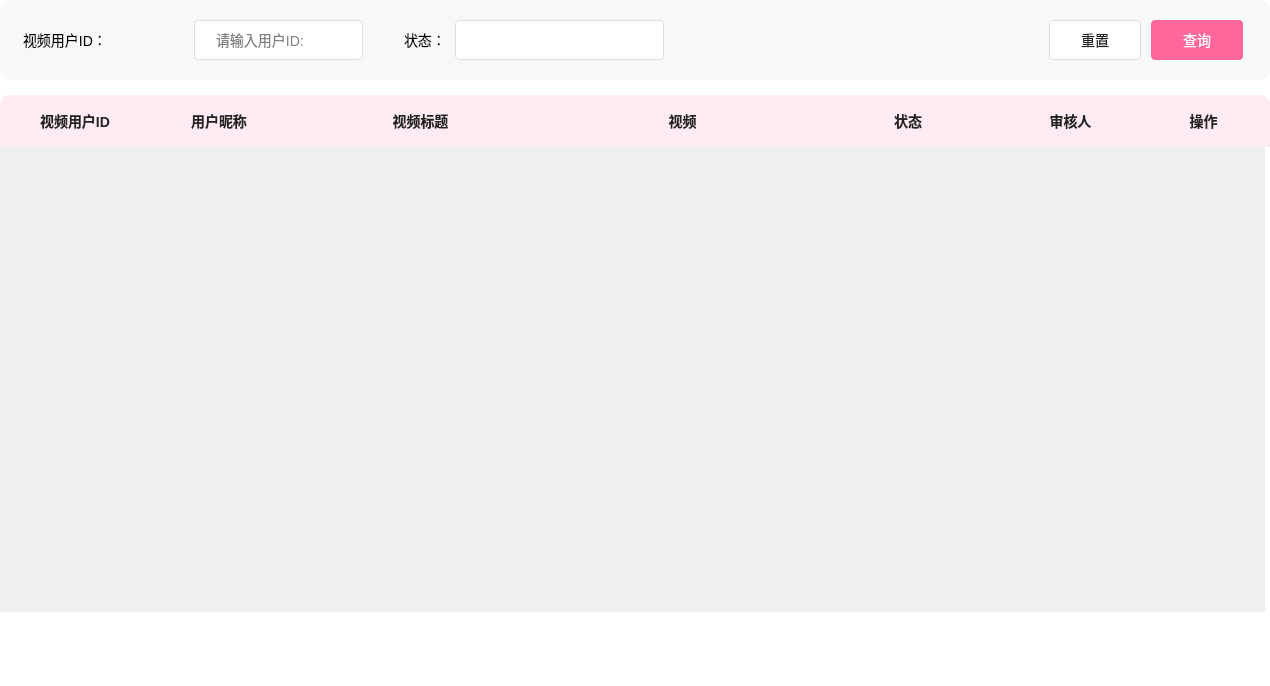
<?xml version="1.0" encoding="UTF-8"?>
<ui version="4.0">
 <class>CheckTable</class>
 <widget class="QWidget" name="CheckTable">
  <property name="geometry">
   <rect>
    <x>0</x>
    <y>0</y>
    <width>1270</width>
    <height>686</height>
   </rect>
  </property>
  <property name="windowTitle">
   <string>Form</string>
  </property>
  <layout class="QVBoxLayout" name="verticalLayout">
   <property name="spacing">
    <number>0</number>
   </property>
   <property name="leftMargin">
    <number>0</number>
   </property>
   <property name="topMargin">
    <number>0</number>
   </property>
   <property name="rightMargin">
    <number>0</number>
   </property>
   <property name="bottomMargin">
    <number>0</number>
   </property>
   <item>
    <widget class="QWidget" name="checkTableBg" native="true">
     <property name="styleSheet">
      <string notr="true">#checkTableBg{ background-color:#FFFFFF; }
*{ font-size : 14px; font-family : 微软雅⿊; }</string>
     </property>
     <layout class="QVBoxLayout" name="verticalLayout_2">
      <property name="spacing">
       <number>0</number>
      </property>
      <property name="leftMargin">
       <number>0</number>
      </property>
      <property name="topMargin">
       <number>0</number>
      </property>
      <property name="rightMargin">
       <number>0</number>
      </property>
      <property name="bottomMargin">
       <number>0</number>
      </property>
      <item>
       <widget class="QWidget" name="inputBtnArea" native="true">
        <property name="minimumSize">
         <size>
          <width>0</width>
          <height>80</height>
         </size>
        </property>
        <property name="maximumSize">
         <size>
          <width>16777215</width>
          <height>80</height>
         </size>
        </property>
        <property name="styleSheet">
         <string notr="true">#inputBtnArea{ background-color: #F7F8FA; border-radius: 10px; }</string>
        </property>
        <layout class="QHBoxLayout" name="horizontalLayout">
         <property name="spacing">
          <number>41</number>
         </property>
         <property name="leftMargin">
          <number>23</number>
         </property>
         <property name="topMargin">
          <number>0</number>
         </property>
         <property name="rightMargin">
          <number>27</number>
         </property>
         <property name="bottomMargin">
          <number>0</number>
         </property>
         <item>
          <widget class="QWidget" name="videoUserIdBox" native="true">
           <property name="minimumSize">
            <size>
             <width>340</width>
             <height>0</height>
            </size>
           </property>
           <property name="maximumSize">
            <size>
             <width>340</width>
             <height>16777215</height>
            </size>
           </property>
           <layout class="QHBoxLayout" name="horizontalLayout_2">
            <property name="spacing">
             <number>6</number>
            </property>
            <property name="leftMargin">
             <number>0</number>
            </property>
            <property name="topMargin">
             <number>0</number>
            </property>
            <property name="rightMargin">
             <number>0</number>
            </property>
            <property name="bottomMargin">
             <number>0</number>
            </property>
            <item>
             <widget class="QLabel" name="idLabel">
              <property name="minimumSize">
               <size>
                <width>165</width>
                <height>0</height>
               </size>
              </property>
              <property name="maximumSize">
               <size>
                <width>165</width>
                <height>16777215</height>
               </size>
              </property>
              <property name="text">
               <string>视频用户ID：</string>
              </property>
             </widget>
            </item>
            <item>
             <widget class="QLineEdit" name="userIdEdit">
              <property name="minimumSize">
               <size>
                <width>0</width>
                <height>40</height>
               </size>
              </property>
              <property name="maximumSize">
               <size>
                <width>16777215</width>
                <height>40</height>
               </size>
              </property>
              <property name="styleSheet">
               <string notr="true">#userIdEdit{ 
	background-color : #FFFFFF; 
	border-radius : 4px; 
	border: 1px solid #DCDEE0; 
	padding-left : 19px; 
}</string>
              </property>
              <property name="placeholderText">
               <string>请输入用户ID:</string>
              </property>
             </widget>
            </item>
           </layout>
          </widget>
         </item>
         <item>
          <widget class="QWidget" name="videoStatusBox" native="true">
           <property name="minimumSize">
            <size>
             <width>260</width>
             <height>0</height>
            </size>
           </property>
           <property name="maximumSize">
            <size>
             <width>260</width>
             <height>16777215</height>
            </size>
           </property>
           <layout class="QHBoxLayout" name="horizontalLayout_3">
            <property name="spacing">
             <number>7</number>
            </property>
            <property name="leftMargin">
             <number>0</number>
            </property>
            <property name="topMargin">
             <number>0</number>
            </property>
            <property name="rightMargin">
             <number>0</number>
            </property>
            <property name="bottomMargin">
             <number>0</number>
            </property>
            <item>
             <widget class="QLabel" name="status">
              <property name="minimumSize">
               <size>
                <width>44</width>
                <height>0</height>
               </size>
              </property>
              <property name="maximumSize">
               <size>
                <width>44</width>
                <height>16777215</height>
               </size>
              </property>
              <property name="text">
               <string>状态：</string>
              </property>
             </widget>
            </item>
            <item>
             <widget class="QComboBox" name="videoStatus">
              <property name="minimumSize">
               <size>
                <width>0</width>
                <height>40</height>
               </size>
              </property>
              <property name="maximumSize">
               <size>
                <width>16777215</width>
                <height>40</height>
               </size>
              </property>
              <property name="styleSheet">
               <string notr="true">#videoStatus { 
	background-color: #FFFFFF; 
	border: 1px solid #DCDEE0; 
	border-radius: 4px; 
	font-size: 14px; 
	line-height: 40px; 
	color: #222222; 
	padding-left: 16px; 
}
#videoStatus::drop-down { border: none; width: 33px; }
#videoStatus::down-arrow { 
	width: 15px; 
	background-color: transparent; 
	image: url(:/images/admin/triangle.png); 
}
#videoStatus QAbstractItemView { /* 去掉⿏标悬停在每个 item 上的虚线框 */ 
	outline: 0px; 
}
#videoStatus QAbstractItemView::item { 
	color: #222222; 
	padding-left:16px; 
	background-color: #fff; 
	height: 30px; 
}
#videoStatus QAbstractItemView::item:selected { 
	background-color: #409CE1; 
	color: #FFFFFF; 
}

</string>
              </property>
             </widget>
            </item>
           </layout>
          </widget>
         </item>
         <item>
          <spacer name="horizontalSpacer">
           <property name="orientation">
            <enum>Qt::Orientation::Horizontal</enum>
           </property>
           <property name="sizeHint" stdset="0">
            <size>
             <width>300</width>
             <height>20</height>
            </size>
           </property>
          </spacer>
         </item>
         <item>
          <widget class="QWidget" name="btnOperatorBox" native="true">
           <property name="minimumSize">
            <size>
             <width>194</width>
             <height>0</height>
            </size>
           </property>
           <property name="maximumSize">
            <size>
             <width>194</width>
             <height>16777215</height>
            </size>
           </property>
           <layout class="QHBoxLayout" name="horizontalLayout_4">
            <property name="spacing">
             <number>10</number>
            </property>
            <property name="leftMargin">
             <number>0</number>
            </property>
            <property name="topMargin">
             <number>0</number>
            </property>
            <property name="rightMargin">
             <number>0</number>
            </property>
            <property name="bottomMargin">
             <number>0</number>
            </property>
            <item>
             <widget class="QPushButton" name="resetBtn">
              <property name="minimumSize">
               <size>
                <width>0</width>
                <height>40</height>
               </size>
              </property>
              <property name="maximumSize">
               <size>
                <width>16777215</width>
                <height>40</height>
               </size>
              </property>
              <property name="styleSheet">
               <string notr="true">#resetBtn{ 
	color : #222222; 
	background-color : #FFFFFF; 
	border-radius : 4px; 
	border : 1px solid #DCDEE0; 
}</string>
              </property>
              <property name="text">
               <string>重置</string>
              </property>
             </widget>
            </item>
            <item>
             <widget class="QPushButton" name="queryBtn">
              <property name="minimumSize">
               <size>
                <width>0</width>
                <height>40</height>
               </size>
              </property>
              <property name="maximumSize">
               <size>
                <width>16777215</width>
                <height>40</height>
               </size>
              </property>
              <property name="styleSheet">
               <string notr="true">#queryBtn{ background-color : #FF6699; border-radius : 4px; color : #FFFFFF; }</string>
              </property>
              <property name="text">
               <string>查询</string>
              </property>
             </widget>
            </item>
           </layout>
          </widget>
         </item>
        </layout>
       </widget>
      </item>
      <item>
       <widget class="QWidget" name="tableTitleArea" native="true">
        <property name="minimumSize">
         <size>
          <width>0</width>
          <height>67</height>
         </size>
        </property>
        <property name="maximumSize">
         <size>
          <width>16777215</width>
          <height>67</height>
         </size>
        </property>
        <layout class="QVBoxLayout" name="verticalLayout_3">
         <property name="spacing">
          <number>0</number>
         </property>
         <property name="leftMargin">
          <number>0</number>
         </property>
         <property name="topMargin">
          <number>0</number>
         </property>
         <property name="rightMargin">
          <number>0</number>
         </property>
         <property name="bottomMargin">
          <number>0</number>
         </property>
         <item>
          <widget class="QWidget" name="empty" native="true">
           <property name="minimumSize">
            <size>
             <width>0</width>
             <height>15</height>
            </size>
           </property>
           <property name="maximumSize">
            <size>
             <width>16777215</width>
             <height>15</height>
            </size>
           </property>
          </widget>
         </item>
         <item>
          <widget class="QWidget" name="labelBox" native="true">
           <property name="styleSheet">
            <string notr="true">#labelBox{ 
	background-color: #FFECF1; 
	border-top-left-radius: 10px; 
	border-top-right-radius: 10px; 
	border-bottom-left-radius: 0; 
	border-bottom-right-radius: 0; 
}
#labelBox QLabel { 
	font-family : 微软雅⿊; 
	font-size: 14px; 
	font-weight: bold; 
	color: #222222; 
	line-height: 20px; 
}</string>
           </property>
           <layout class="QHBoxLayout" name="horizontalLayout_5">
            <property name="spacing">
             <number>0</number>
            </property>
            <property name="leftMargin">
             <number>0</number>
            </property>
            <property name="topMargin">
             <number>0</number>
            </property>
            <property name="rightMargin">
             <number>0</number>
            </property>
            <property name="bottomMargin">
             <number>0</number>
            </property>
            <item>
             <widget class="QLabel" name="userIdLabel">
              <property name="minimumSize">
               <size>
                <width>150</width>
                <height>0</height>
               </size>
              </property>
              <property name="maximumSize">
               <size>
                <width>150</width>
                <height>16777215</height>
               </size>
              </property>
              <property name="styleSheet">
               <string notr="true"/>
              </property>
              <property name="text">
               <string>视频用户ID</string>
              </property>
              <property name="alignment">
               <set>Qt::AlignmentFlag::AlignCenter</set>
              </property>
             </widget>
            </item>
            <item>
             <widget class="QLabel" name="nickNameLabel">
              <property name="minimumSize">
               <size>
                <width>138</width>
                <height>0</height>
               </size>
              </property>
              <property name="maximumSize">
               <size>
                <width>138</width>
                <height>16777215</height>
               </size>
              </property>
              <property name="text">
               <string>用户昵称</string>
              </property>
              <property name="alignment">
               <set>Qt::AlignmentFlag::AlignCenter</set>
              </property>
             </widget>
            </item>
            <item>
             <widget class="QLabel" name="videoTitleLabel">
              <property name="minimumSize">
               <size>
                <width>265</width>
                <height>0</height>
               </size>
              </property>
              <property name="maximumSize">
               <size>
                <width>265</width>
                <height>16777215</height>
               </size>
              </property>
              <property name="text">
               <string>视频标题</string>
              </property>
              <property name="alignment">
               <set>Qt::AlignmentFlag::AlignCenter</set>
              </property>
             </widget>
            </item>
            <item>
             <widget class="QLabel" name="videoLabel">
              <property name="minimumSize">
               <size>
                <width>259</width>
                <height>0</height>
               </size>
              </property>
              <property name="maximumSize">
               <size>
                <width>259</width>
                <height>16777215</height>
               </size>
              </property>
              <property name="text">
               <string>视频</string>
              </property>
              <property name="alignment">
               <set>Qt::AlignmentFlag::AlignCenter</set>
              </property>
             </widget>
            </item>
            <item>
             <widget class="QLabel" name="statusLabel">
              <property name="minimumSize">
               <size>
                <width>192</width>
                <height>0</height>
               </size>
              </property>
              <property name="maximumSize">
               <size>
                <width>192</width>
                <height>16777215</height>
               </size>
              </property>
              <property name="text">
               <string>状态</string>
              </property>
              <property name="alignment">
               <set>Qt::AlignmentFlag::AlignCenter</set>
              </property>
             </widget>
            </item>
            <item>
             <widget class="QLabel" name="checkerLabel">
              <property name="minimumSize">
               <size>
                <width>133</width>
                <height>0</height>
               </size>
              </property>
              <property name="maximumSize">
               <size>
                <width>133</width>
                <height>16777215</height>
               </size>
              </property>
              <property name="text">
               <string>审核人</string>
              </property>
              <property name="alignment">
               <set>Qt::AlignmentFlag::AlignCenter</set>
              </property>
             </widget>
            </item>
            <item>
             <widget class="QLabel" name="operationLabel">
              <property name="minimumSize">
               <size>
                <width>133</width>
                <height>0</height>
               </size>
              </property>
              <property name="maximumSize">
               <size>
                <width>133</width>
                <height>16777215</height>
               </size>
              </property>
              <property name="text">
               <string>操作</string>
              </property>
              <property name="alignment">
               <set>Qt::AlignmentFlag::AlignCenter</set>
              </property>
             </widget>
            </item>
           </layout>
          </widget>
         </item>
        </layout>
       </widget>
      </item>
      <item>
       <widget class="QWidget" name="videoArea" native="true">
        <property name="minimumSize">
         <size>
          <width>0</width>
          <height>480</height>
         </size>
        </property>
        <property name="maximumSize">
         <size>
          <width>16777215</width>
          <height>480</height>
         </size>
        </property>
        <layout class="QVBoxLayout" name="verticalLayout_4">
         <property name="spacing">
          <number>0</number>
         </property>
         <property name="leftMargin">
          <number>0</number>
         </property>
         <property name="topMargin">
          <number>0</number>
         </property>
         <property name="rightMargin">
          <number>5</number>
         </property>
         <property name="bottomMargin">
          <number>15</number>
         </property>
         <item>
          <widget class="QScrollArea" name="scrollArea">
           <property name="styleSheet">
            <string notr="true">#scrollArea {
	border: none;
	background-color: #FFF;
}

QScrollBar:vertical{ /*垂直滚动条*/ 
	border : none; 
	background-color : #FFFFFF; 
	width : 10px; 
}
QScrollBar::handle:vertical{ /*设置垂直滚动条⼿柄*/ 
	border : none; 
	border-radius : 5px; 
	background-color : #E8E8E8; 
}
QScrollBar::up-arrow:vertical, QScrollBar::down- arrow:vertical { 
	border:none; 
	width: 0px; 
	height: 0px; 
}
QScrollBar:horizontal { height: 0px; }</string>
           </property>
           <property name="horizontalScrollBarPolicy">
            <enum>Qt::ScrollBarPolicy::ScrollBarAlwaysOff</enum>
           </property>
           <property name="widgetResizable">
            <bool>true</bool>
           </property>
           <widget class="QWidget" name="scrollAreaWidgetContents">
            <property name="geometry">
             <rect>
              <x>0</x>
              <y>0</y>
              <width>1265</width>
              <height>465</height>
             </rect>
            </property>
            <layout class="QVBoxLayout" name="verticalLayout_5">
             <property name="spacing">
              <number>0</number>
             </property>
             <property name="leftMargin">
              <number>0</number>
             </property>
             <property name="topMargin">
              <number>0</number>
             </property>
             <property name="rightMargin">
              <number>0</number>
             </property>
             <property name="bottomMargin">
              <number>0</number>
             </property>
             <item>
              <layout class="QVBoxLayout" name="layout">
               <property name="spacing">
                <number>0</number>
               </property>
               <property name="leftMargin">
                <number>1</number>
               </property>
              </layout>
             </item>
            </layout>
           </widget>
          </widget>
         </item>
        </layout>
       </widget>
      </item>
      <item>
       <widget class="QWidget" name="PaginatorArea" native="true"/>
      </item>
     </layout>
    </widget>
   </item>
  </layout>
 </widget>
 <resources/>
 <connections/>
</ui>
